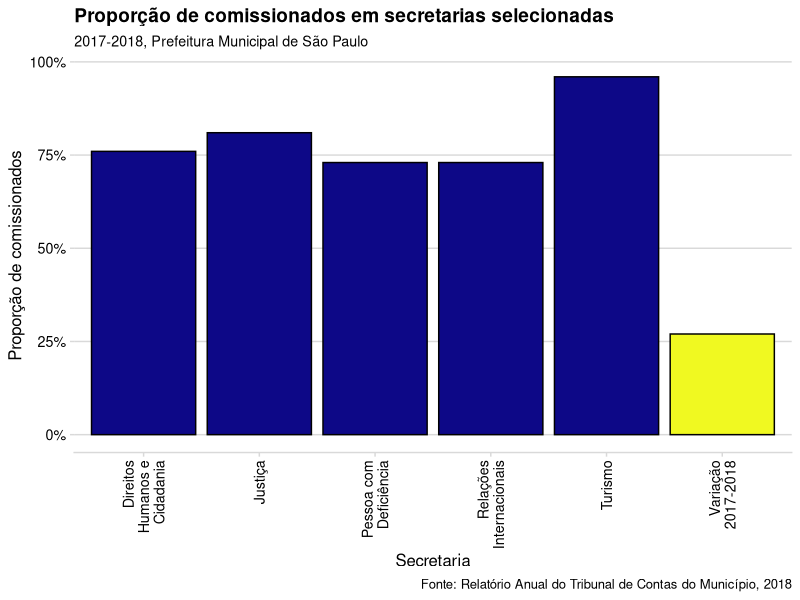
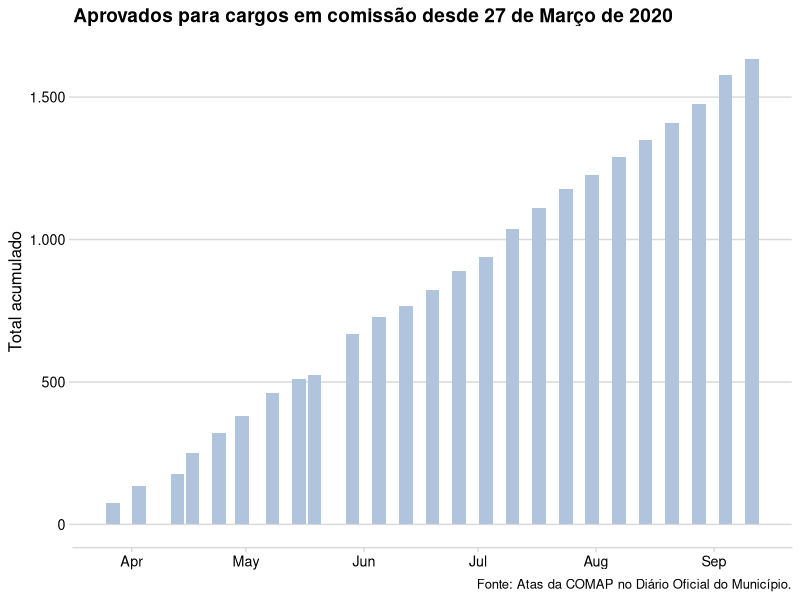

Source code (R) for these figures, in order:
## ---- chunk 1
knitr::opts_chunk$set(echo = FALSE)
library(tidyverse, quiet = T, warn.conflicts = FALSE)
library(cowplot)
## ---- chunk 2
data <- tribble(
  ~secretaria, ~propor, ~color,
  "Pessoa com Deficiência", 0.73, T,
  "Direitos Humanos e Cidadania", 0.76, T,
  "Justiça", 0.81, T,
  "Turismo", 0.96, T,
  "Relações Internacionais", 0.73, T,
  "Variação 2017-2018", 0.27, F
)

data %>% ggplot(aes(secretaria, propor, fill = color)) +
  geom_col(color = "black") +
  theme_minimal_hgrid(12) +
  theme(axis.text.x = element_text(angle = 90, hjust = 1, vjust = 0.5)) +
  labs(x = "Secretaria", y = "Proporção de comissionados",
       title = "Proporção de comissionados em secretarias selecionadas",
       subtitle = "2017-2018, Prefeitura Municipal de São Paulo",
       caption = "Fonte: Relatório Anual do Tribunal de Contas do Município, 2018") +
  scale_fill_viridis_d(name = NULL, option = "C", direction = -1) +
  scale_y_continuous(labels = scales::label_percent()) +
  scale_x_discrete(labels = scales::label_wrap(12)) +
  guides(fill = FALSE)
## ---- chunk 3
data <- tribble(
  ~reuniao, ~n_comiss,
  "27/03/2020", 76,
  "03/04/2020", 59,
  "13/04/2020", 41,
  "17/04/2020", 74,
  "24/04/2020", 72,
  "30/04/2020", 57,
  "08/05/2020", 82,
  "15/05/2020", 49,
  "19/05/2020", 13,
  "29/05/2020", 144,
  "05/06/2020", 60,
  "12/06/2020", 39,
  "19/06/2020", 58,
  "26/06/2020", 65,
  "03/07/2020", 51,
  "10/07/2020", 97,
  "17/07/2020", 75,
  "24/07/2020", 64,
  "31/07/2020", 50,
  "07/08/2020", 64,
  "14/08/2020", 59,
  "21/08/2020", 61,
  "28/08/2020", 64,
  "04/09/2020", 104,
  "11/09/2020", 56
)

data <- data %>% mutate(reuniao = lubridate::dmy(reuniao))

g <- data %>% ggplot(aes(reuniao, cumsum(n_comiss))) +
  geom_col(fill = "lightsteelblue")

g + labs(title = "Aprovados para cargos em comissão desde 27 de Março de 2020",
         x = NULL, y = "Total acumulado", 
         caption = "Fonte: Atas da COMAP no Diário Oficial do Município.") +
  theme_minimal_hgrid(12) +
  scale_y_continuous(labels = scales::label_comma(big.mark = ".", decimal.mark = ","))

#ggsave("../../static/img/acumulado-comissionados.png")
  
